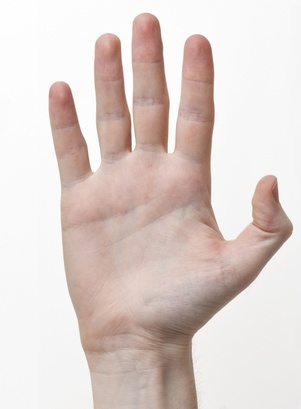
#> input picture test_images/testb.jpg, 301 x 409 px, shrunk from 578 x 784 before the run
$ python erode.py
#> lines starting #> are read from the running program, lines starting #| are printed output that depends on the picture; after the words box and inside, x2 and y2 are one past the last pixel; in counts of white or black regions, pixels touching at a corner belong together; pictures that were not available may be replaced by others from this repository, and a replacement may not be noted
import cv2
import argparse
import numpy as np

def erode(origpath, segmentpath, outputpath):
#> called with origpath = './test_images/testb.jpg', segmentpath = './test_images/testb_OUT.jpg', outputpath = './test_images/testb_erode.jpg'
    img1 = cv2.imread(origpath)
#> img1 is the input picture: shape (409, 301, 3); mean B, G, R 204.7, 209.5, 222.5
    img2 = cv2.imread(segmentpath)
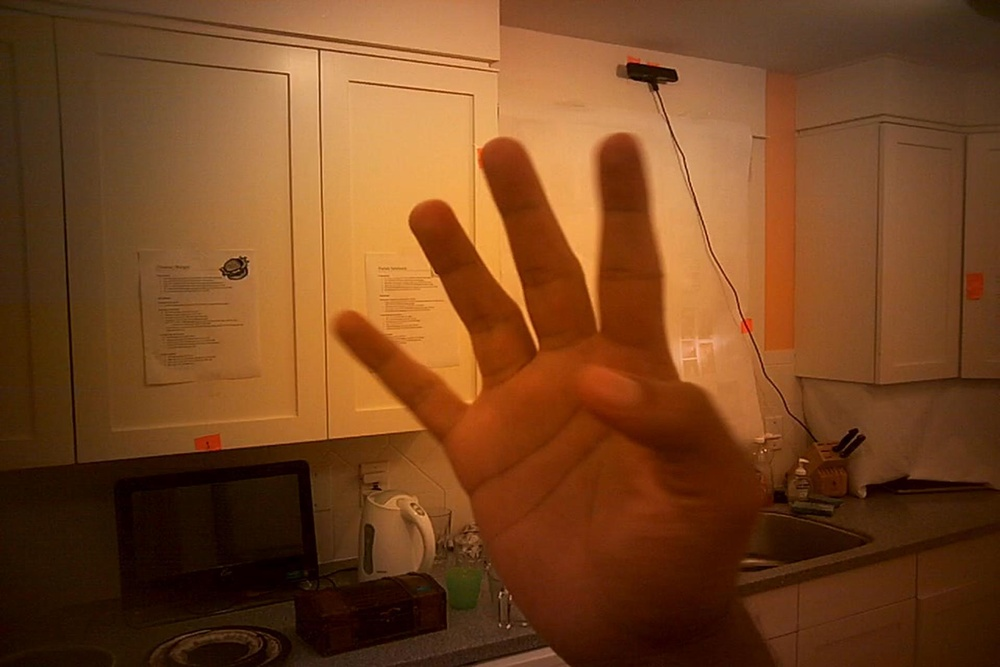
#> input picture test_images/test1.jpg, 1000 x 667 px, shrunk from 1918 x 1280 before the run, given in place of testb_OUT.jpg, which was not available
#> img2 is the input picture: shape (667, 1000, 3); mean B, G, R 32.8, 69.9, 119.5
    seg_gray = cv2.cvtColor(img2, cv2.COLOR_BGR2GRAY)
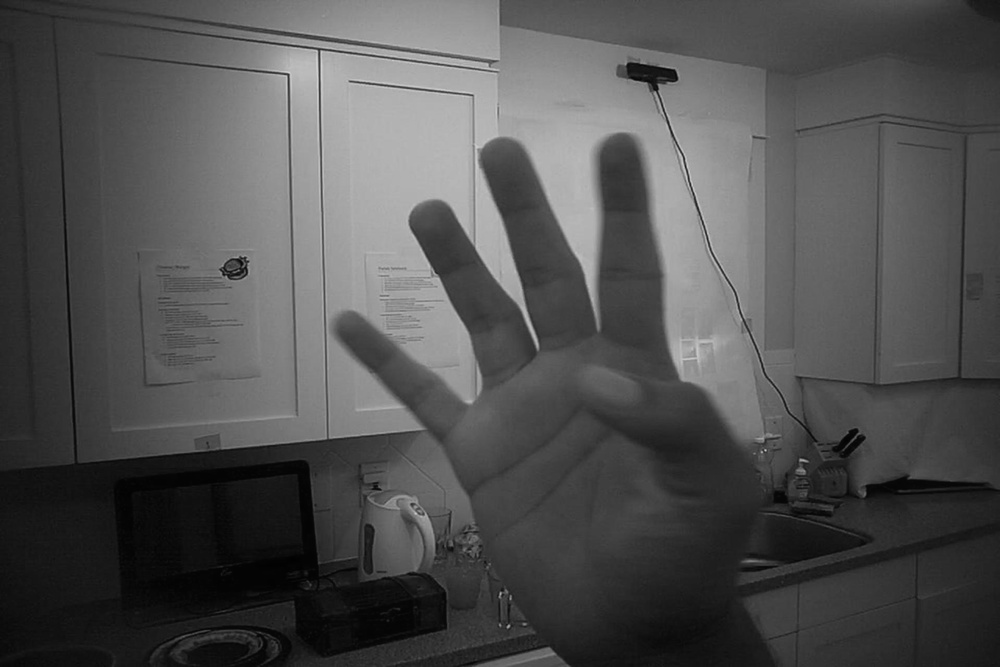
#> seg_gray: shape (667, 1000); min 1, max 213, mean 80.5
    _, fg_mask = cv2.threshold(seg_gray, 0, 255, cv2.THRESH_BINARY | cv2.THRESH_OTSU)
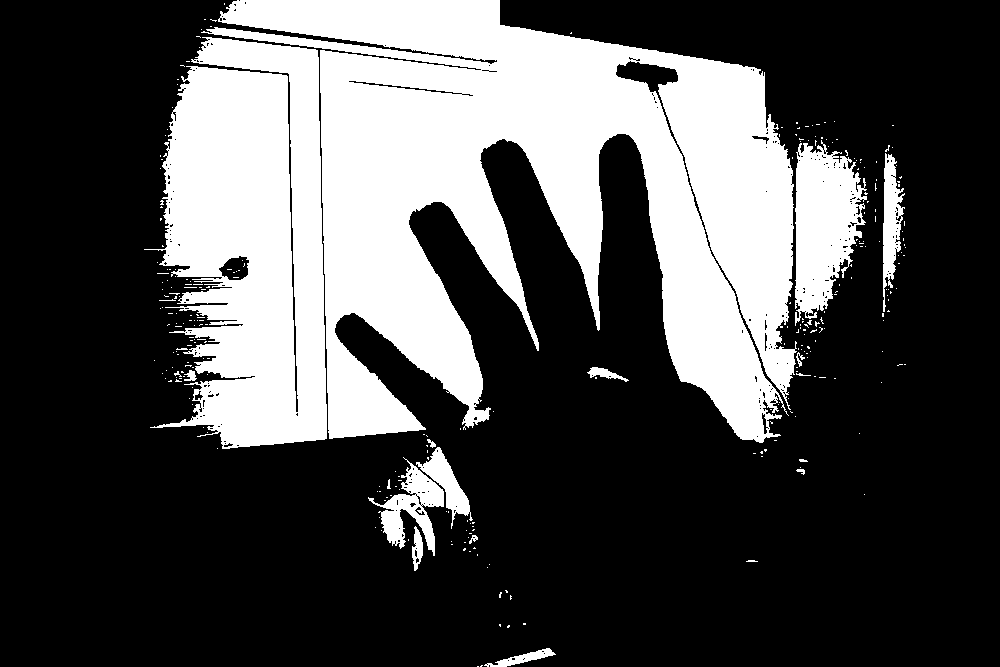
#> fg_mask: shape (667, 1000); 30.3% white; 298 white regions (280 under 20 px), largest, box (x1, y1, x2, y2) and area: (201, 0, 797, 443) 131519, (144, 37, 327, 449) 53743, (795, 140, 867, 326) 8527
    fg_mask = cv2.cvtColor(fg_mask, cv2.COLOR_GRAY2BGR)
#> (the run stopped early here; a loop or call above may not have finished)
